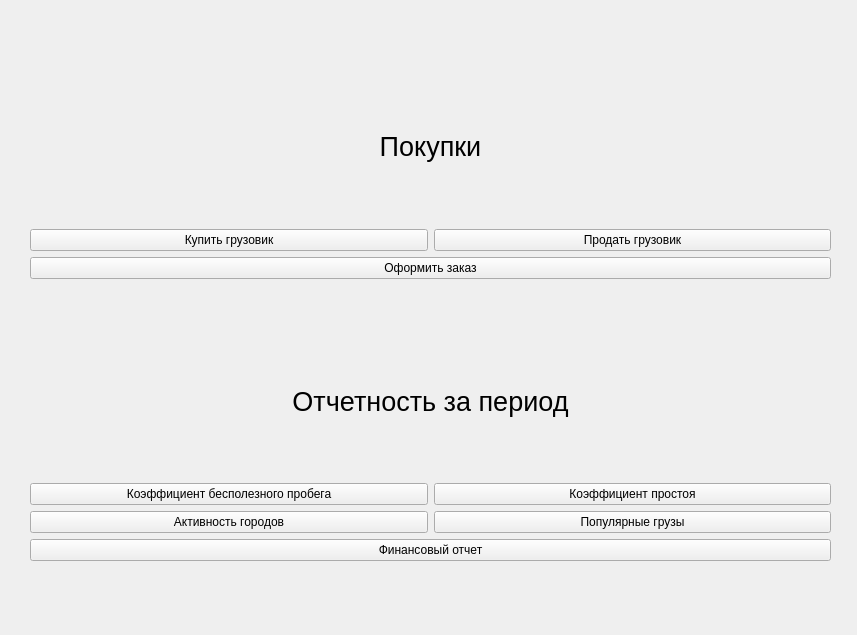
<?xml version="1.0" encoding="UTF-8"?>
<ui version="4.0">
 <class>MainWindow</class>
 <widget class="QWidget" name="MainWindow">
  <property name="geometry">
   <rect>
    <x>0</x>
    <y>0</y>
    <width>857</width>
    <height>635</height>
   </rect>
  </property>
  <property name="windowTitle">
   <string>Form</string>
  </property>
  <widget class="QWidget" name="gridLayoutWidget">
   <property name="geometry">
    <rect>
     <x>30</x>
     <y>30</y>
     <width>801</width>
     <height>571</height>
    </rect>
   </property>
   <layout class="QGridLayout" name="gridLayout">
    <item row="2" column="0" colspan="2">
     <widget class="QLabel" name="ActivityLabel">
      <property name="font">
       <font>
        <family>Arial</family>
        <pointsize>20</pointsize>
       </font>
      </property>
      <property name="autoFillBackground">
       <bool>true</bool>
      </property>
      <property name="frameShape">
       <enum>QFrame::NoFrame</enum>
      </property>
      <property name="lineWidth">
       <number>3</number>
      </property>
      <property name="midLineWidth">
       <number>10</number>
      </property>
      <property name="text">
       <string>Покупки</string>
      </property>
      <property name="textFormat">
       <enum>Qt::PlainText</enum>
      </property>
      <property name="alignment">
       <set>Qt::AlignCenter</set>
      </property>
     </widget>
    </item>
    <item row="8" column="0">
     <widget class="QPushButton" name="MileageButton">
      <property name="text">
       <string>Коэффициент бесполезного пробега</string>
      </property>
     </widget>
    </item>
    <item row="8" column="1">
     <widget class="QPushButton" name="DowntimeButton">
      <property name="text">
       <string>Коэффициент простоя</string>
      </property>
     </widget>
    </item>
    <item row="9" column="0">
     <widget class="QPushButton" name="CityActivityButton">
      <property name="text">
       <string>Активность городов</string>
      </property>
     </widget>
    </item>
    <item row="11" column="0" colspan="2">
     <spacer name="verticalSpacer_2">
      <property name="orientation">
       <enum>Qt::Vertical</enum>
      </property>
      <property name="sizeType">
       <enum>QSizePolicy::Fixed</enum>
      </property>
      <property name="sizeHint" stdset="0">
       <size>
        <width>20</width>
        <height>40</height>
       </size>
      </property>
     </spacer>
    </item>
    <item row="1" column="0" colspan="2">
     <spacer name="verticalSpacer">
      <property name="orientation">
       <enum>Qt::Vertical</enum>
      </property>
      <property name="sizeType">
       <enum>QSizePolicy::Fixed</enum>
      </property>
      <property name="sizeHint" stdset="0">
       <size>
        <width>20</width>
        <height>40</height>
       </size>
      </property>
     </spacer>
    </item>
    <item row="3" column="1">
     <widget class="QPushButton" name="SellButton">
      <property name="text">
       <string>Продать грузовик</string>
      </property>
     </widget>
    </item>
    <item row="3" column="0">
     <widget class="QPushButton" name="BuyButton">
      <property name="text">
       <string>Купить грузовик</string>
      </property>
     </widget>
    </item>
    <item row="10" column="0" colspan="2">
     <widget class="QPushButton" name="FinancialReportButton">
      <property name="text">
       <string>Финансовый отчет</string>
      </property>
     </widget>
    </item>
    <item row="5" column="0" colspan="2">
     <widget class="QPushButton" name="OrderButton">
      <property name="text">
       <string>Оформить заказ</string>
      </property>
     </widget>
    </item>
    <item row="7" column="0" colspan="2">
     <widget class="QLabel" name="ReportLable">
      <property name="enabled">
       <bool>true</bool>
      </property>
      <property name="font">
       <font>
        <family>Arial</family>
        <pointsize>20</pointsize>
       </font>
      </property>
      <property name="focusPolicy">
       <enum>Qt::NoFocus</enum>
      </property>
      <property name="autoFillBackground">
       <bool>true</bool>
      </property>
      <property name="lineWidth">
       <number>3</number>
      </property>
      <property name="midLineWidth">
       <number>10</number>
      </property>
      <property name="text">
       <string>Отчетность за период</string>
      </property>
      <property name="textFormat">
       <enum>Qt::PlainText</enum>
      </property>
      <property name="alignment">
       <set>Qt::AlignCenter</set>
      </property>
      <property name="wordWrap">
       <bool>false</bool>
      </property>
     </widget>
    </item>
    <item row="9" column="1">
     <widget class="QPushButton" name="CargoPopularityButton">
      <property name="text">
       <string>Популярные грузы</string>
      </property>
     </widget>
    </item>
    <item row="6" column="0" colspan="2">
     <spacer name="verticalSpacer_3">
      <property name="orientation">
       <enum>Qt::Vertical</enum>
      </property>
      <property name="sizeType">
       <enum>QSizePolicy::Fixed</enum>
      </property>
      <property name="sizeHint" stdset="0">
       <size>
        <width>20</width>
        <height>40</height>
       </size>
      </property>
     </spacer>
    </item>
   </layout>
  </widget>
 </widget>
 <resources/>
 <connections/>
</ui>
